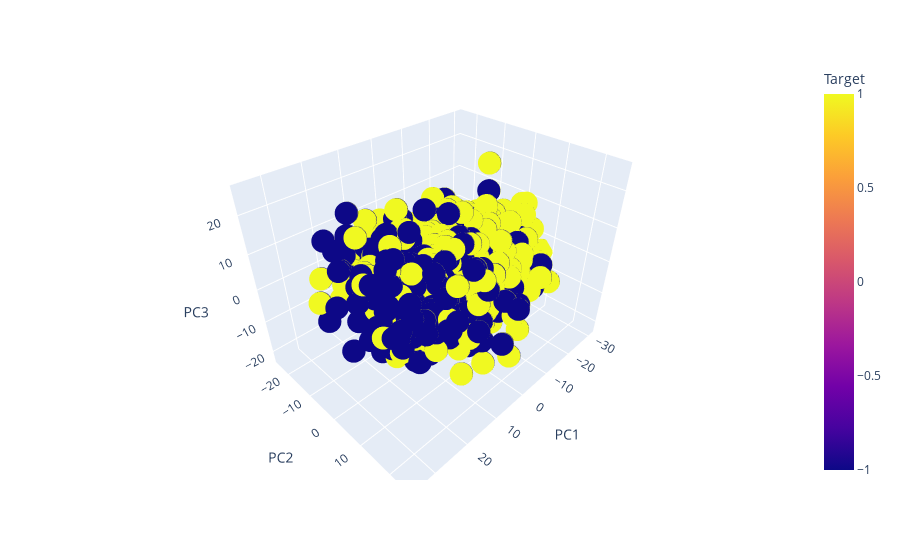

The notebook cell saved with this chart:
### Code cell
# Create a new dataframe with the 3 principal component columns and the target column
pca_df = pd.DataFrame({'PC1': X_pca[:,0], 'PC2': X_pca[:,1], 'PC3': X_pca[:,2], 'Target': y})

# Use Plotly to create a scatterplot of the PC1 vs PC2 with color based on the target column
fig = px.scatter_3d(pca_df, x='PC1', y='PC2', z='PC3', color='Target')
# fig = px.scatter(pca_df, x='PC1', y='PC2', color='Target')
fig.show()
fig.write_html('pca_visualization.html')

### Figure 1 — Plotly figure (JSON) as saved in the notebook; plotly's stock layout.template omitted (floating-point values rounded to 4 significant figures; data arrays with more than 128 entries replaced by an {"elided": "..."} marker saying what was removed)
{"data": [{"hovertemplate": "PC1=%{x}<br>PC2=%{y}<br>PC3=%{z}<br>Target=%{marker.color}<extra></extra>", "legendgroup": "", "marker": {"color": {"elided": "39336 int values"}, "coloraxis": "coloraxis", "symbol": "circle"}, "mode": "markers", "name": "", "scene": "scene", "showlegend": false, "type": "scatter3d", "x": {"elided": "39336 float values"}, "y": {"elided": "39336 float values"}, "z": {"elided": "39336 float values"}}], "layout": {"coloraxis": {"colorbar": {"title": {"text": "Target"}}, "colorscale": [[0, "#0d0887"], [0.1111, "#46039f"], [0.2222, "#7201a8"], [0.3333, "#9c179e"], [0.4444, "#bd3786"], [0.5556, "#d8576b"], [0.6667, "#ed7953"], [0.7778, "#fb9f3a"], [0.8889, "#fdca26"], [1, "#f0f921"]]}, "legend": {"tracegroupgap": 0}, "margin": {"t": 60}, "scene": {"domain": {"x": [0, 1], "y": [0, 1]}, "xaxis": {"title": {"text": "PC1"}}, "yaxis": {"title": {"text": "PC2"}}, "zaxis": {"title": {"text": "PC3"}}}}}
